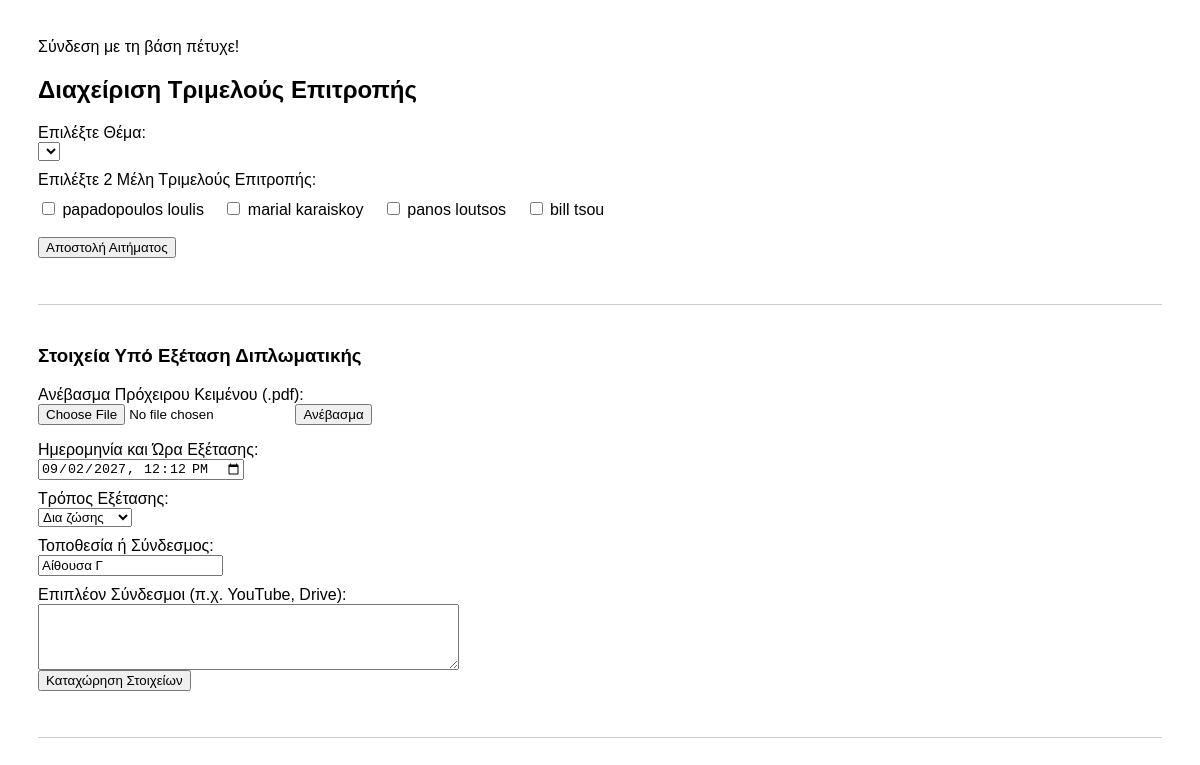
Page /demo/manage_thesis.php (signed in) on the committed database.
### tables this page shows
CREATE TABLE `users` (
  `id` int(11) UNSIGNED NOT NULL,
  `am` int(11) NOT NULL,
  `name` varchar(100) NOT NULL,
  `surname` varchar(100) NOT NULL,
  `password` varchar(255) NOT NULL,
  `email` varchar(100) NOT NULL,
  `role` varchar(100) NOT NULL,
  `mobile_telephone` int(11) NOT NULL,
  `landline_telephone` int(11) NOT NULL,
  `contact_email` varchar(100) NOT NULL,
  `father_name` varchar(100) NOT NULL,
  `street` varchar(100) NOT NULL,
  `number` int(11) NOT NULL,
  `city` varchar(100) NOT NULL,
  `postcode` int(11) NOT NULL
);

CREATE TABLE `topics` (
  `id` int(11) UNSIGNED NOT NULL,
  `teacher_id` int(11) NOT NULL,
  `title` varchar(255) NOT NULL,
  `summary` text DEFAULT NULL,
  `pdf_path` varchar(255) DEFAULT NULL,
  `created_at` timestamp NOT NULL DEFAULT current_timestamp(),
  `assigned_time` datetime NOT NULL DEFAULT current_timestamp(),
  `confirmed_time` datetime DEFAULT NULL,
  `assigned_to` int(11) DEFAULT NULL,
  `status` enum('completed','for_grade','available','confirmed','cancelled','for examination','awaiting_committee') DEFAULT 'available',
  `deadline` date DEFAULT NULL,
  `exam_datetime` datetime DEFAULT NULL,
  `exam_mode` enum('onsite','online') DEFAULT 'onsite',
  `exam_location` varchar(255) DEFAULT NULL,
  `extra_links` text DEFAULT NULL,
  `draft_pdf_path` varchar(255) DEFAULT NULL,
  `repository_url` varchar(255) DEFAULT NULL,
  `final_grade` float DEFAULT NULL,
  `cancel_reason` varchar(200) NOT NULL,
  `cancel_info` varchar(200) NOT NULL
);

### demo/manage_thesis.php (the view, shortened to what this page needs)
<?php
require 'config.php';
$student_id = $_SESSION["userid"];
$examination = $db->prepare("SELECT * FROM topics WHERE assigned_to = ? AND status = 'for examination'");
$examination->bind_param("i", $student_id);
$examination->execute();
$exam_topic = $examination->get_result()->fetch_assoc();
$teachers = $db->query("SELECT id, name, surname FROM users WHERE role = 'teacher'");
?>
<!DOCTYPE html>
<html lang="el">
<head>
</head>
<body>
<h2>Διαχείριση Τριμελούς Επιτροπής</h2>
<div class="section">
    <form method="POST">
        <label for="topic_id">Επιλέξτε Θέμα:</label>
        <select name="topic_id" required>
        </select>
        <label>Επιλέξτε 2 Μέλη Τριμελούς Επιτροπής:</label>
        <div class="checkboxes">
            <?php while ($teacher = $teachers->fetch_assoc()): ?>
                <label>
                    <input type="checkbox" name="committee[]" value="<?= $teacher['id'] ?>">
                    <?= htmlspecialchars($teacher['name'] . " " . $teacher['surname']) ?>
                </label>
            <?php endwhile; ?>
        </div>
        <br>
        <button type="submit">Αποστολή Αιτήματος</button>
    </form>
</div>
<?php if ($exam_topic): ?>
    <div class="section">
        <h3>Στοιχεία Υπό Εξέταση Διπλωματικής</h3>
        <form method="POST" enctype="multipart/form-data">
            <label>Ανέβασμα Πρόχειρου Κειμένου (.pdf):</label>
            <input type="file" name="draft_pdf" required>
            <button type="submit">Ανέβασμα</button>
        </form>
        <form method="POST">
            <label>Ημερομηνία και Ώρα Εξέτασης:</label>
            <input type="datetime-local" name="exam_datetime" value="<?= htmlspecialchars($exam_topic['exam_datetime'] ?? '') ?>"><br>
            <label>Τρόπος Εξέτασης:</label>
            <select name="mode">
                <option value="onsite" <?= ($exam_topic['exam_mode'] === 'onsite' ? 'selected' : '') ?>>Δια ζώσης</option>
            </select><br>
            <label>Τοποθεσία ή Σύνδεσμος:</label>
            <input type="text" name="location" value="<?= htmlspecialchars($exam_topic['exam_location'] ?? '') ?>"><br>
            <label>Επιπλέον Σύνδεσμοι (π.χ. YouTube, Drive):</label>
            <textarea name="links" rows="4" cols="50"><?= htmlspecialchars($exam_topic['extra_links'] ?? '') ?></textarea><br>
            <button type="submit">Καταχώρηση Στοιχείων</button>
        </form>
    </div>
<?php endif; ?>
</body>
</html>

### demo/manage_thesis.php (style rules this page uses)
body { font-family: Arial; padding: 30px; }
label { display: block; margin-top: 10px; }
.checkboxes label { margin-right: 15px; display: inline-block; }
.section { margin-bottom: 40px; border-bottom: 1px solid #ccc; padding-bottom: 30px; }

### rows in the picture
users: name+surname "papadopoulos loulis"
users: name+surname "marial karaiskoy"
users: name+surname "panos loutsos"
users: name+surname "bill tsou"
topics: exam_datetime "09/02/2027 12:12", mode "Δια ζώσης", location "Αίθουσα Γ"
